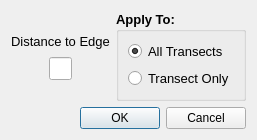
<?xml version="1.0" encoding="UTF-8"?>
<ui version="4.0">
 <class>edge_dist</class>
 <widget class="QDialog" name="edge_dist">
  <property name="geometry">
   <rect>
    <x>0</x>
    <y>0</y>
    <width>236</width>
    <height>120</height>
   </rect>
  </property>
  <property name="windowTitle">
   <string>Edge Distance</string>
  </property>
  <layout class="QGridLayout" name="gridLayout_2">
   <item row="0" column="0">
    <layout class="QHBoxLayout" name="horizontalLayout_3">
     <item>
      <layout class="QVBoxLayout" name="verticalLayout_2">
       <item>
        <spacer name="verticalSpacer_2">
         <property name="orientation">
          <enum>Qt::Vertical</enum>
         </property>
         <property name="sizeHint" stdset="0">
          <size>
           <width>20</width>
           <height>40</height>
          </size>
         </property>
        </spacer>
       </item>
       <item>
        <layout class="QHBoxLayout" name="horizontalLayout_2">
         <item>
          <spacer name="horizontalSpacer_3">
           <property name="orientation">
            <enum>Qt::Horizontal</enum>
           </property>
           <property name="sizeHint" stdset="0">
            <size>
             <width>40</width>
             <height>20</height>
            </size>
           </property>
          </spacer>
         </item>
         <item>
          <widget class="QLabel" name="edge_dist_label">
           <property name="font">
            <font>
             <pointsize>10</pointsize>
             <weight>50</weight>
             <bold>false</bold>
            </font>
           </property>
           <property name="text">
            <string>Distance to Edge</string>
           </property>
          </widget>
         </item>
         <item>
          <spacer name="horizontalSpacer_4">
           <property name="orientation">
            <enum>Qt::Horizontal</enum>
           </property>
           <property name="sizeHint" stdset="0">
            <size>
             <width>40</width>
             <height>20</height>
            </size>
           </property>
          </spacer>
         </item>
        </layout>
       </item>
       <item>
        <layout class="QHBoxLayout" name="horizontalLayout" stretch="2,1,2">
         <item>
          <spacer name="horizontalSpacer">
           <property name="orientation">
            <enum>Qt::Horizontal</enum>
           </property>
           <property name="sizeHint" stdset="0">
            <size>
             <width>40</width>
             <height>20</height>
            </size>
           </property>
          </spacer>
         </item>
         <item>
          <widget class="QLineEdit" name="ed_edge_dist">
           <property name="font">
            <font>
             <pointsize>10</pointsize>
            </font>
           </property>
          </widget>
         </item>
         <item>
          <spacer name="horizontalSpacer_2">
           <property name="orientation">
            <enum>Qt::Horizontal</enum>
           </property>
           <property name="sizeHint" stdset="0">
            <size>
             <width>40</width>
             <height>20</height>
            </size>
           </property>
          </spacer>
         </item>
        </layout>
       </item>
       <item>
        <spacer name="verticalSpacer">
         <property name="orientation">
          <enum>Qt::Vertical</enum>
         </property>
         <property name="sizeHint" stdset="0">
          <size>
           <width>20</width>
           <height>40</height>
          </size>
         </property>
        </spacer>
       </item>
      </layout>
     </item>
     <item>
      <widget class="QGroupBox" name="gb_apply_to">
       <property name="font">
        <font>
         <pointsize>10</pointsize>
         <weight>75</weight>
         <bold>true</bold>
        </font>
       </property>
       <property name="title">
        <string>Apply To:</string>
       </property>
       <layout class="QGridLayout" name="gridLayout">
        <item row="0" column="0">
         <layout class="QVBoxLayout" name="verticalLayout">
          <item>
           <widget class="QRadioButton" name="rb_all">
            <property name="font">
             <font>
              <pointsize>10</pointsize>
              <weight>50</weight>
              <bold>false</bold>
             </font>
            </property>
            <property name="text">
             <string>All Transects</string>
            </property>
            <property name="checked">
             <bool>true</bool>
            </property>
           </widget>
          </item>
          <item>
           <widget class="QRadioButton" name="rb_transect">
            <property name="font">
             <font>
              <pointsize>10</pointsize>
              <weight>50</weight>
              <bold>false</bold>
             </font>
            </property>
            <property name="text">
             <string>Transect Only</string>
            </property>
           </widget>
          </item>
         </layout>
        </item>
       </layout>
      </widget>
     </item>
    </layout>
   </item>
   <item row="1" column="0">
    <widget class="QDialogButtonBox" name="buttonBox">
     <property name="orientation">
      <enum>Qt::Horizontal</enum>
     </property>
     <property name="standardButtons">
      <set>QDialogButtonBox::Cancel|QDialogButtonBox::Ok</set>
     </property>
    </widget>
   </item>
  </layout>
 </widget>
 <resources/>
 <connections>
  <connection>
   <sender>buttonBox</sender>
   <signal>accepted()</signal>
   <receiver>edge_dist</receiver>
   <slot>accept()</slot>
   <hints>
    <hint type="sourcelabel">
     <x>248</x>
     <y>254</y>
    </hint>
    <hint type="destinationlabel">
     <x>157</x>
     <y>274</y>
    </hint>
   </hints>
  </connection>
  <connection>
   <sender>buttonBox</sender>
   <signal>rejected()</signal>
   <receiver>edge_dist</receiver>
   <slot>reject()</slot>
   <hints>
    <hint type="sourcelabel">
     <x>316</x>
     <y>260</y>
    </hint>
    <hint type="destinationlabel">
     <x>286</x>
     <y>274</y>
    </hint>
   </hints>
  </connection>
 </connections>
</ui>
